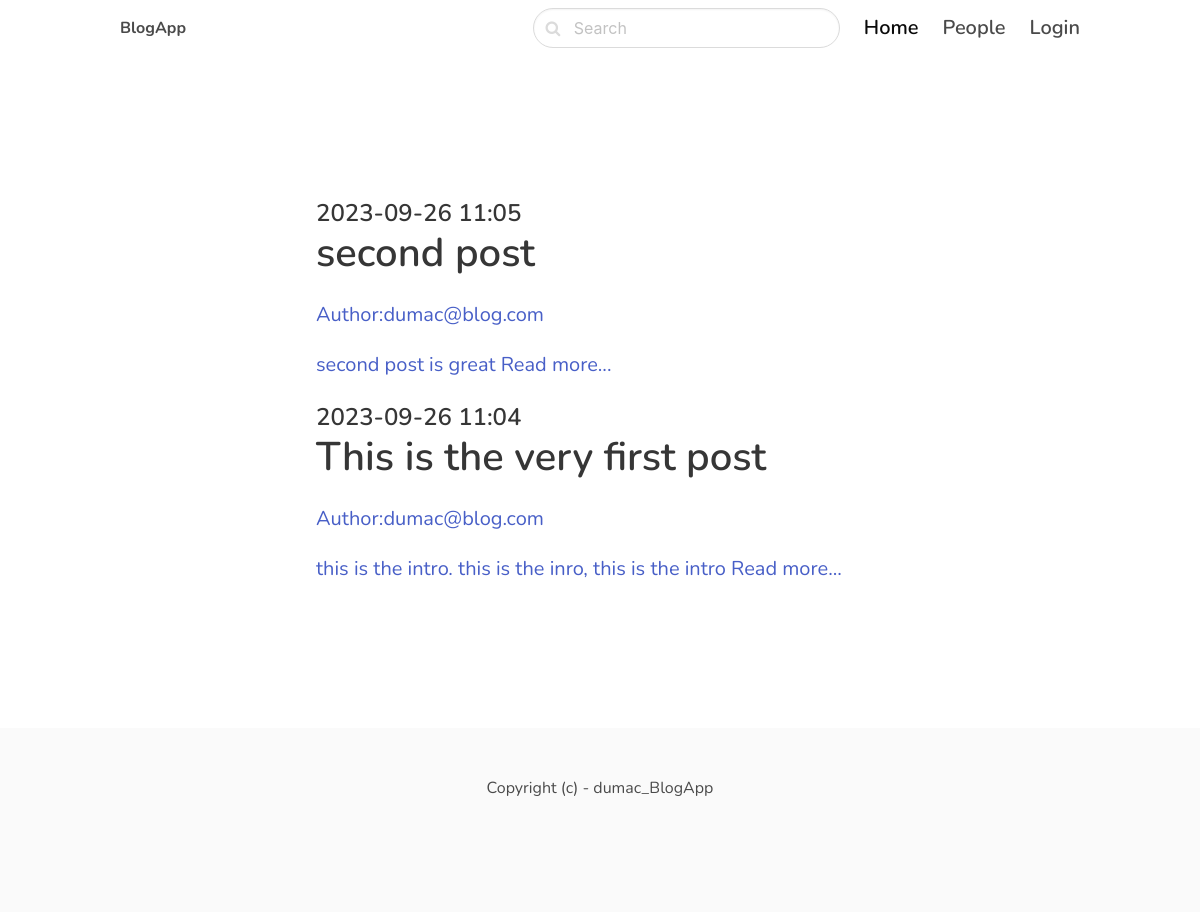
The page / on the database its author committed.
### blog/models.py (models this page shows)
class Post(models.Model):
    title = models.CharField(max_length=225)
    slug = models.SlugField()
    author = models.ForeignKey(
        get_user_model(),
        on_delete=models.CASCADE,
    )
    intro = models.TextField()
    body = models.TextField()
    created_at=models.DateTimeField(auto_now_add=True)
    class Meta:
        ordering =('-created_at',)

### core/views.py (the view)
# urls.py: path('',frontpage, name='frontpage'),
def frontpage(request):
    posts = Post.objects.all()
    return render(request, 'core/frontpage.html', {'posts' : posts})

### core/templates/core/frontpage.html (shortened to what this page needs)
{% extends "core/base.html" %}
{% block content %}
    <section class="hero ">
        <div class="hero-body">
            <div class="container">
                <section class="section">
                    <div class="columns">
                        <div class="column is-8 is-offset-2">
                            {%for post in posts%}
                            <div class="content is-medium">
                                <a href="{% url 'post_detail' post.slug%}">
                                    <h2 class="subtitle is-4">{{post.created_at|date:'Y-m-d H:i'}}</h2>
                                    <h1 class="title">{{post.title}}</h1>
                                    <p>Author:{{post.author.username}}</p>
                                    <p>{{post.intro}} Read more...</p>
                                </a>
                            </div>
                            {% endfor %}
                        </div>
                    </div>
                </section>
            </div>
        </div>
    </section>
{% endblock  %}

### core/templates/core/base.html (shortened to what this page needs)
<!DOCTYPE html>
<html>
    <head>
        <link rel="stylesheet" href="https://unpkg.com/bulma@0.9.4/css/bulma.min.css" />
        <link href="https://stackpath.bootstrapcdn.com/font-awesome/4.7.0/css/font-awesome.min.css" rel="stylesheet"
>
    </head>
    <body>
        <nav class="navbar">
            <div class="container">
            <div class="navbar-brand">
                <a class="navbar-item" href="/">
                <strong>BlogApp</strong>
                </a>
            </div>
            <div id="navbarMenu" class="navbar-menu">
                <div class="navbar-end">
                <div class=" navbar-item">
                    <div class="control has-icons-left">
                    <input class="input is-rounded" type="email" placeholder="Search">
                    <span class="icon is-left">
                    </span>
                    </div>
                </div>
                <a class="navbar-item is-active is-size-5 has-text-weight-semibold" href="{% url "frontpage" %}">
                    Home
                </a>
                <a class="navbar-item is-size-5 has-text-weight-semibold">
                    People
                </a>
                {%  if user.is_authenticated %}
                <p> {{ request.user }}, <a href="{% url 'logout' %}">log out</a></p>
                {% else %}
                <a class="navbar-item is-size-5 has-text-weight-semibold" href="{%url 'loginpage'%}">
                    Login
                </a>
                {% endif %}
                </div>
            </div>
            </div>
        </nav>
        <section class = "section">
            <div ckass ="container">
            {% block content %}
            {% endblock %}
            </div>
        </section>
        <footer class="footer">
            <div class = "content has-text-centered">
                <p>Copyright (c) - dumac_BlogApp<p/>
            </div>
        </footer>
    </body>
</html>

### core/templates/core/base.html (style rules this page uses)
body { font-family: 'Nunito', sans-serif; }
nav.navbar { height: 6rem !important; box-shadow: 0 1px 3px 0 rgba(0, 0, 0, .1), 0 1px 2px 0 rgba(0, 0, 0, .06) !important; }

### rows shown on the page
Post: created_at "2023-09-26 11:05", title "second post", author.username "dumac@blog.com", intro "second post is great"
Post: created_at "2023-09-26 11:04", title "This is the very first post", author.username "dumac@blog.com", intro "this is the intro. this is the inro, this is the intro"
